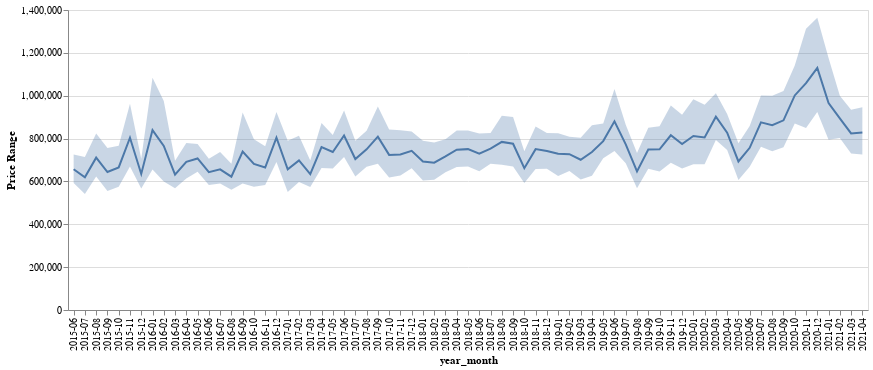

Source (notebook cell):
### Code cell
month_sale = mls_data[['price','date','space_bin','year','pricePsqft','year_month']]

line = alt.Chart(month_sale).mark_line().encode(
    x='year_month',
    y='mean(price)'
).properties(
    height=300,
    width=800
)

band = alt.Chart(month_sale).mark_errorband(extent='ci').encode(
    x='year_month',
    y=alt.Y('price', title='Price Range'),
).properties(
    height=300,
    width=800
)

band + line

### Figure 1 — Vega-Lite specification as saved in the notebook (floating-point values rounded to 4 significant figures; data arrays with more than 128 entries replaced by an {"elided": "..."} marker saying what was removed)
{"config": {"view": {"continuousWidth": 400, "continuousHeight": 300}}, "layer": [{"mark": {"type": "errorband", "extent": "ci"}, "encoding": {"x": {"field": "year_month", "type": "nominal"}, "y": {"field": "price", "title": "Price Range", "type": "quantitative"}}, "height": 300, "width": 800}, {"mark": "line", "encoding": {"x": {"field": "year_month", "type": "nominal"}, "y": {"aggregate": "mean", "field": "price", "type": "quantitative"}}, "height": 300, "width": 800}], "data": {"name": "data-d25bef245a6137ff08df6780be1f1252"}, "$schema": "https://vega.github.io/schema/vega-lite/v4.17.0.json", "datasets": {"data-d25bef245a6137ff08df6780be1f1252": {"elided": "4788 records"}}}
